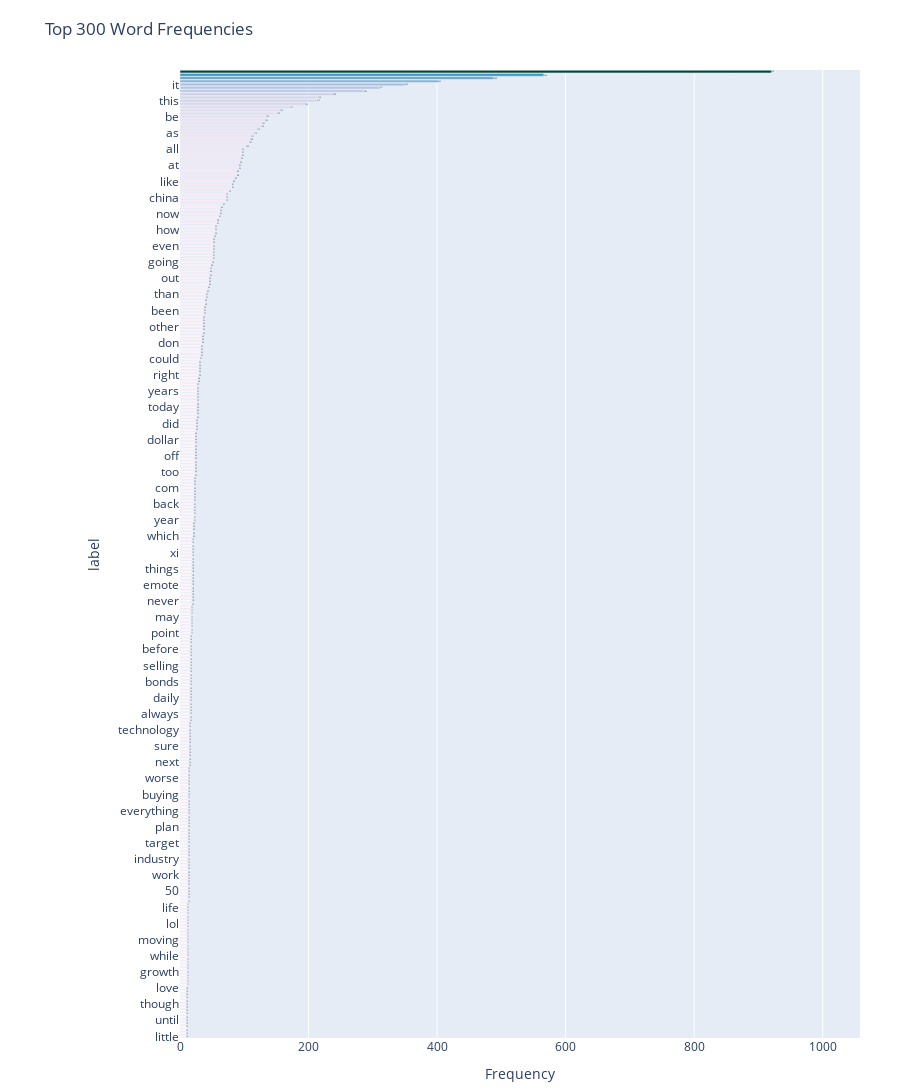

The notebook cell this image was saved under:
### Code cell
# Exercise 12

import numpy as np
import pandas as pd
import plotly.express as px

# compute term frequencies (how often each word appears across all texts)
term_frequencies = np.asarray(X_counts.sum(axis=0)).ravel()

# get all the terms (the words in the vocabulary)
terms = count_vect.get_feature_names_out()

# put them into a DataFrame for easier handling
freq_df = (
    pd.DataFrame({"term": terms, "frequency": term_frequencies})
      .sort_values("frequency", ascending=False)  # sort by frequency (most common words first)
      .head(300)                                  # only keep the top 300 words (otherwise too messy)
      .reset_index(drop=True)
)

# shorten very long words so labels don’t overlap in the chart
def short(s, n=28): 
    return s if len(s) <= n else s[:n-1] + "…"
freq_df["label"] = freq_df["term"].map(short)

# lock the y-axis order so the most frequent term shows at the top
order = freq_df["label"].tolist()[::-1]  

# make the bar chart with Plotly
fig = px.bar(
    freq_df,
    y="label", 
    x="frequency",
    orientation="h",                 
    text="frequency",                
    color="frequency",               
    color_continuous_scale="PuBuGn", 
    title="Top 300 Word Frequencies"
)

# adjust details of the chart to make it clearer
fig.update_traces(
    textposition="outside",
    cliponaxis=False,
    customdata=freq_df["term"],      # hover shows the full word if shortened
    hovertemplate="<b>%{customdata}</b><br>count=%{x}<extra></extra>"
)

pad = freq_df["frequency"].iloc[0] * 0.15
fig.update_layout(
    yaxis=dict(
        categoryorder="array",
        categoryarray=order,
        automargin=True
    ),
    xaxis=dict(range=[0, freq_df["frequency"].max() + pad], title="Frequency"),
    margin=dict(l=180, r=40, t=70, b=40),
    height=max(1400, int(len(freq_df)*20))
)

fig.update_coloraxes(showscale=False)
fig.show()

### Figure 1 — Plotly figure (JSON) as saved in the notebook; plotly's stock layout.template omitted (floating-point values rounded to 4 significant figures; data arrays with more than 128 entries replaced by an {"elided": "..."} marker saying what was removed)
{"data": [{"cliponaxis": false, "customdata": {"elided": "300 str values"}, "hovertemplate": "<b>%{customdata}</b><br>count=%{x}<extra></extra>", "legendgroup": "", "marker": {"color": {"elided": "300 int values"}, "coloraxis": "coloraxis", "pattern": {"shape": ""}}, "name": "", "orientation": "h", "showlegend": false, "text": {"elided": "300 float values"}, "textposition": "outside", "type": "bar", "x": {"elided": "300 int values"}, "xaxis": "x", "y": {"elided": "300 str values"}, "yaxis": "y"}], "layout": {"barmode": "relative", "coloraxis": {"colorbar": {"title": {"text": "frequency"}}, "colorscale": [[0, "rgb(255,247,251)"], [0.125, "rgb(236,226,240)"], [0.25, "rgb(208,209,230)"], [0.375, "rgb(166,189,219)"], [0.5, "rgb(103,169,207)"], [0.625, "rgb(54,144,192)"], [0.75, "rgb(2,129,138)"], [0.875, "rgb(1,108,89)"], [1, "rgb(1,70,54)"]], "showscale": false}, "height": 6000, "legend": {"tracegroupgap": 0}, "margin": {"b": 40, "l": 180, "r": 40, "t": 70}, "title": {"text": "Top 300 Word Frequencies"}, "xaxis": {"anchor": "y", "domain": [0, 1], "range": [0, 1058], "title": {"text": "Frequency"}}, "yaxis": {"anchor": "x", "automargin": true, "categoryarray": {"elided": "300 str values"}, "categoryorder": "array", "domain": [0, 1], "title": {"text": "label"}}}}
